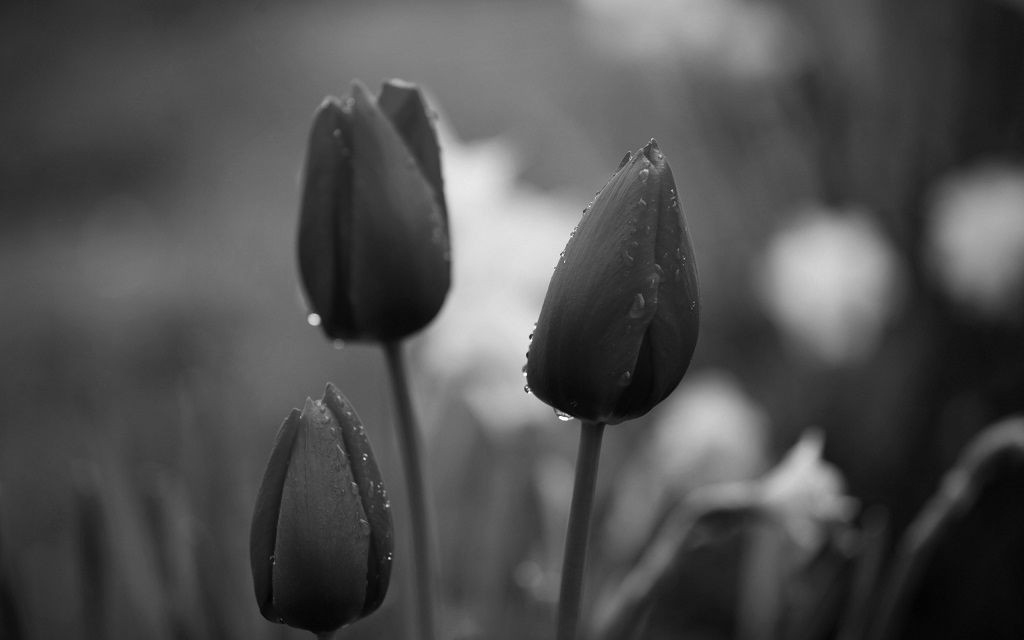
#> input picture 1/image1.jpg, 1024 x 640 px
$ python main.py
#> lines starting #> are read from the running program, lines starting #| are printed output that depends on the picture; after the words box and inside, x2 and y2 are one past the last pixel; in counts of white or black regions, pixels touching at a corner belong together
import cv2
import matplotlib.pyplot as plt

img = cv2.imread('./image1.jpg', cv2.IMREAD_GRAYSCALE)
#> img is the input picture: shape (640, 1024); min 0, max 255, mean 79.4

img_5 = img[:, :] & 0b11111000
img_4 = img[:, :] & 0b11110000
img_3 = img[:, :] & 0b11100000
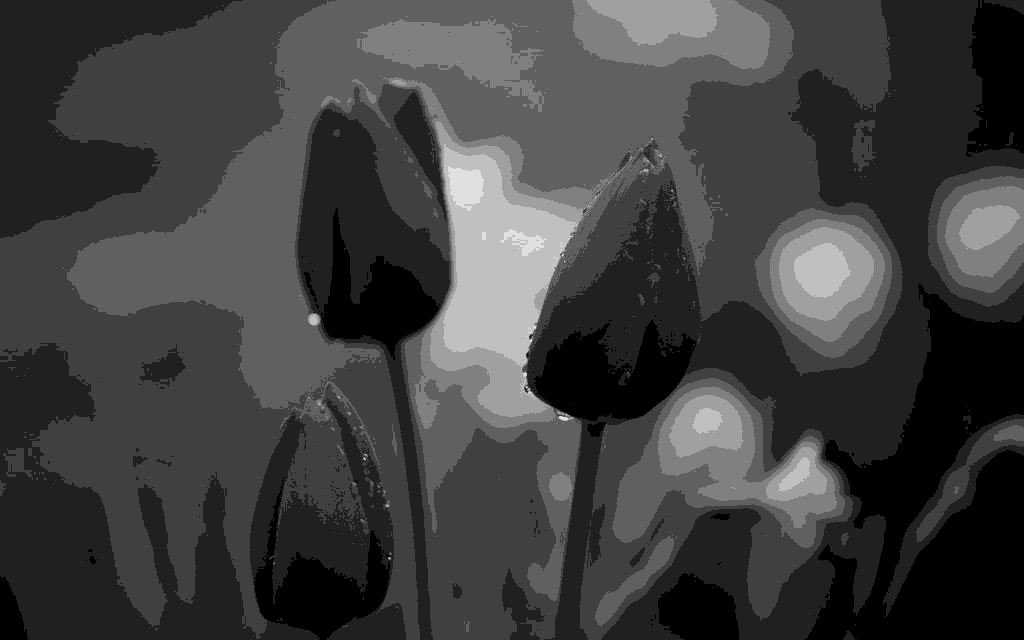
#> img_3: shape (640, 1024); min 0, max 224, mean 63.4
img_2 = img[:, :] & 0b11000000
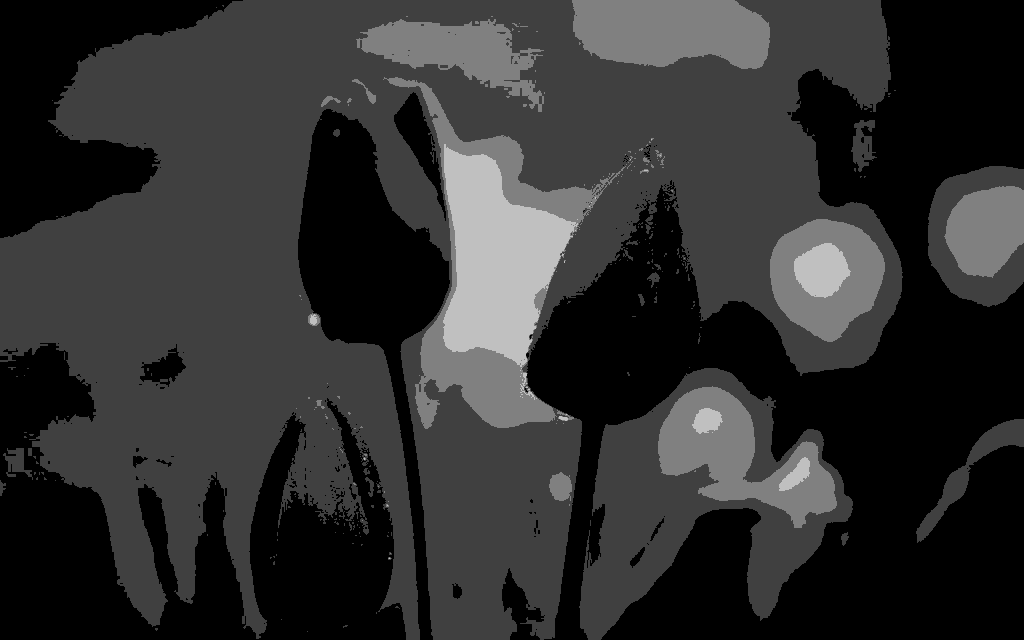
#> img_2: shape (640, 1024); min 0, max 192, mean 47.6
img_1 = img[:, :] & 0b10000000
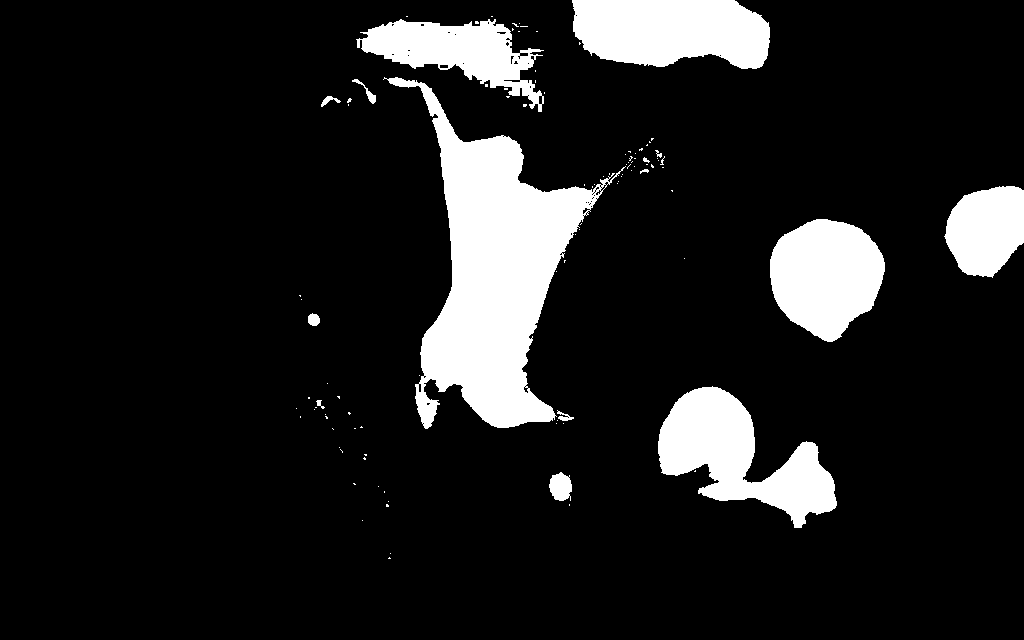
#> img_1: shape (640, 1024); values 0 (black) and 128 (white), 12.1% white; 104 white regions (89 under 20 px), largest, box (x1, y1, x2, y2) and area: (383, 77, 626, 429) 30889, (658, 386, 837, 528) 12018, (572, 0, 770, 69) 11362

fig, ax = plt.subplots(1, 5, figsize=(15, 5), sharex=True, sharey=True)
# plt.tight_layout()
subplots = ax.flatten()

subplots[0].imshow(img_5, 'gray')
subplots[0].set_title('5 bits')
subplots[0].axis('off')

subplots[1].imshow(img_4, 'gray')
subplots[1].set_title('4 bits')
subplots[1].axis('off')

subplots[2].imshow(img_3, 'gray')
subplots[2].set_title('3 bits')
subplots[2].axis('off')

subplots[3].imshow(img_2, 'gray')
subplots[3].set_title('2 bits')
subplots[3].axis('off')

subplots[4].imshow(img_1, 'gray')
subplots[4].set_title('1 bit')
subplots[4].axis('off')

plt.show()
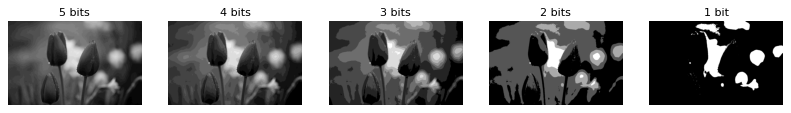
#> figure drawn by matplotlib, 5 panels
